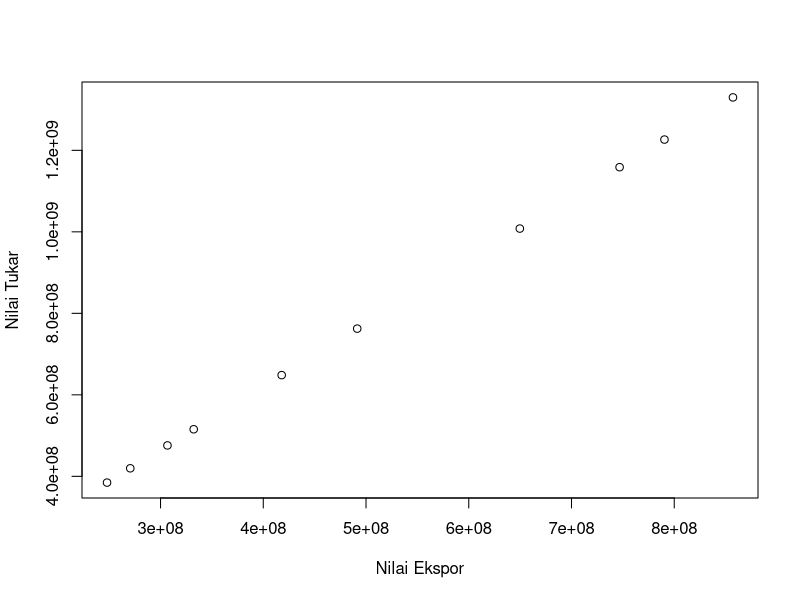
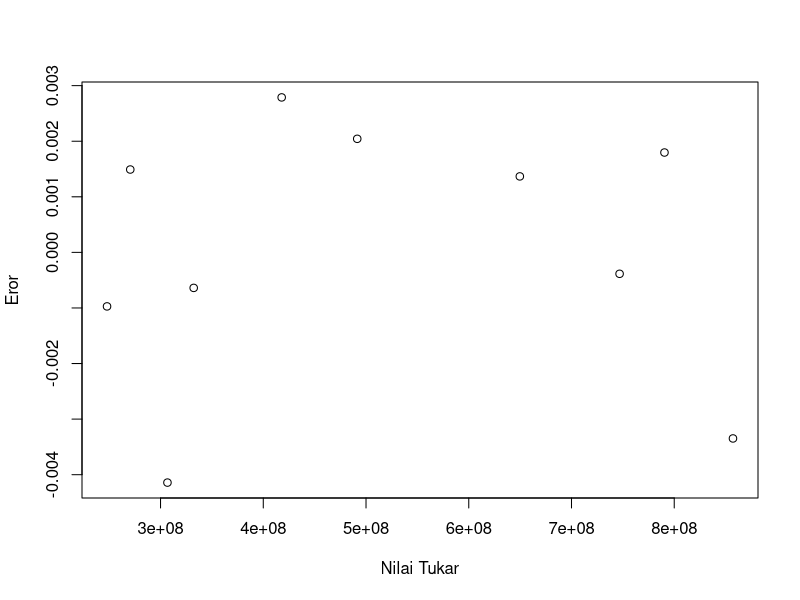

Write the R code that produced these figures, in order.
## ---- chunk 1
library(readxl)
azra<-read_excel("latihan.xlsx")
reg<-lm(Y~X,data=azra)
plot(azra$Y,azra$X,xlab="Nilai Ekspor",ylab="Nilai Tukar")
## ---- chunk 2
library(readxl)
azra<-read_excel("latihan.xlsx")
reg<-lm(Y~X,data=azra)
azra$u<-resid(reg)
plot(azra$Y,azra$u,xlab="Nilai Tukar",ylab="Eror")
## ---- chunk 3
library(readxl)
azra<-read_excel("latihan.xlsx")
reg<-lm(Y~X,data=azra)
summary(reg)
